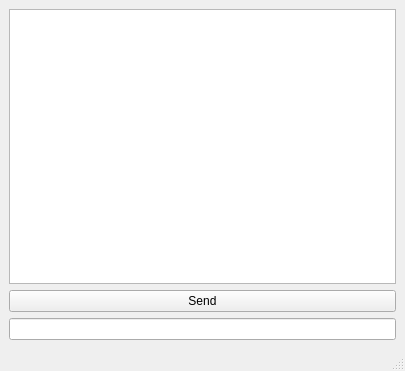
<?xml version="1.0" encoding="UTF-8"?>
<ui version="4.0">
 <class>UDPClient1</class>
 <widget class="QMainWindow" name="UDPClient1">
  <property name="geometry">
   <rect>
    <x>0</x>
    <y>0</y>
    <width>405</width>
    <height>371</height>
   </rect>
  </property>
  <property name="windowTitle">
   <string>UDPClient1</string>
  </property>
  <widget class="QWidget" name="centralwidget">
   <layout class="QVBoxLayout" name="verticalLayout">
    <item>
     <widget class="QTextEdit" name="textEdit"/>
    </item>
    <item>
     <widget class="QPushButton" name="pushButton">
      <property name="text">
       <string>Send</string>
      </property>
     </widget>
    </item>
    <item>
     <widget class="QLineEdit" name="lineEdit"/>
    </item>
   </layout>
  </widget>
  <widget class="QMenuBar" name="menubar">
   <property name="geometry">
    <rect>
     <x>0</x>
     <y>0</y>
     <width>405</width>
     <height>22</height>
    </rect>
   </property>
  </widget>
  <widget class="QStatusBar" name="statusbar"/>
 </widget>
 <resources/>
 <connections/>
</ui>
